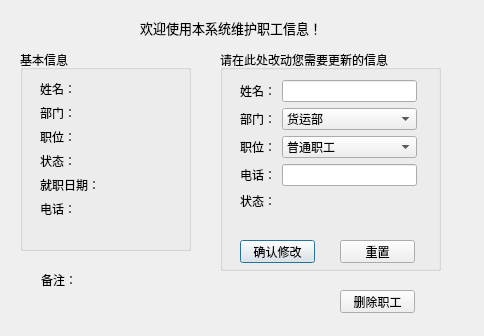
<?xml version="1.0" encoding="UTF-8"?>
<ui version="4.0">
 <class>Sys_Maintain_Staff</class>
 <widget class="QDialog" name="Sys_Maintain_Staff">
  <property name="geometry">
   <rect>
    <x>0</x>
    <y>0</y>
    <width>484</width>
    <height>336</height>
   </rect>
  </property>
  <property name="font">
   <font>
    <family>Microsoft YaHei UI</family>
   </font>
  </property>
  <property name="windowTitle">
   <string>维护职工信息窗口</string>
  </property>
  <widget class="QLabel" name="label">
   <property name="geometry">
    <rect>
     <x>140</x>
     <y>20</y>
     <width>181</width>
     <height>16</height>
    </rect>
   </property>
   <property name="font">
    <font>
     <pointsize>10</pointsize>
    </font>
   </property>
   <property name="text">
    <string>欢迎使用本系统维护职工信息！</string>
   </property>
  </widget>
  <widget class="QGroupBox" name="groupBox">
   <property name="geometry">
    <rect>
     <x>20</x>
     <y>50</y>
     <width>171</width>
     <height>201</height>
    </rect>
   </property>
   <property name="title">
    <string>基本信息</string>
   </property>
   <widget class="QWidget" name="layoutWidget">
    <property name="geometry">
     <rect>
      <x>20</x>
      <y>30</y>
      <width>131</width>
      <height>141</height>
     </rect>
    </property>
    <layout class="QFormLayout" name="formLayout">
     <property name="fieldGrowthPolicy">
      <enum>QFormLayout::AllNonFixedFieldsGrow</enum>
     </property>
     <item row="0" column="0">
      <widget class="QLabel" name="label_2">
       <property name="text">
        <string>姓名：</string>
       </property>
      </widget>
     </item>
     <item row="0" column="1">
      <widget class="QLabel" name="label_9">
       <property name="text">
        <string/>
       </property>
      </widget>
     </item>
     <item row="1" column="0">
      <widget class="QLabel" name="label_3">
       <property name="text">
        <string>部门：</string>
       </property>
      </widget>
     </item>
     <item row="1" column="1">
      <widget class="QLabel" name="label_10">
       <property name="text">
        <string/>
       </property>
      </widget>
     </item>
     <item row="2" column="0">
      <widget class="QLabel" name="label_4">
       <property name="text">
        <string>职位：</string>
       </property>
      </widget>
     </item>
     <item row="2" column="1">
      <widget class="QLabel" name="label_11">
       <property name="text">
        <string/>
       </property>
      </widget>
     </item>
     <item row="3" column="0">
      <widget class="QLabel" name="label_6">
       <property name="text">
        <string>状态：</string>
       </property>
      </widget>
     </item>
     <item row="3" column="1">
      <widget class="QLabel" name="label_12">
       <property name="text">
        <string/>
       </property>
      </widget>
     </item>
     <item row="4" column="0">
      <widget class="QLabel" name="label_7">
       <property name="text">
        <string>就职日期：</string>
       </property>
      </widget>
     </item>
     <item row="4" column="1">
      <widget class="QLabel" name="label_13">
       <property name="text">
        <string/>
       </property>
      </widget>
     </item>
     <item row="5" column="0">
      <widget class="QLabel" name="label_5">
       <property name="text">
        <string>电话：</string>
       </property>
      </widget>
     </item>
     <item row="5" column="1">
      <widget class="QLabel" name="label_14">
       <property name="text">
        <string/>
       </property>
      </widget>
     </item>
    </layout>
   </widget>
  </widget>
  <widget class="QGroupBox" name="groupBox_2">
   <property name="geometry">
    <rect>
     <x>220</x>
     <y>50</y>
     <width>221</width>
     <height>221</height>
    </rect>
   </property>
   <property name="title">
    <string>请在此处改动您需要更新的信息</string>
   </property>
   <widget class="QPushButton" name="pushButton">
    <property name="geometry">
     <rect>
      <x>20</x>
      <y>190</y>
      <width>75</width>
      <height>23</height>
     </rect>
    </property>
    <property name="text">
     <string>确认修改</string>
    </property>
   </widget>
   <widget class="QPushButton" name="pushButton_2">
    <property name="geometry">
     <rect>
      <x>120</x>
      <y>190</y>
      <width>75</width>
      <height>23</height>
     </rect>
    </property>
    <property name="text">
     <string>重置</string>
    </property>
   </widget>
   <widget class="QWidget" name="layoutWidget">
    <property name="geometry">
     <rect>
      <x>20</x>
      <y>30</y>
      <width>177</width>
      <height>158</height>
     </rect>
    </property>
    <layout class="QFormLayout" name="formLayout_2">
     <property name="fieldGrowthPolicy">
      <enum>QFormLayout::AllNonFixedFieldsGrow</enum>
     </property>
     <item row="0" column="0">
      <widget class="QLabel" name="label_16">
       <property name="text">
        <string>姓名：</string>
       </property>
      </widget>
     </item>
     <item row="0" column="1">
      <widget class="QLineEdit" name="lineEdit"/>
     </item>
     <item row="1" column="0">
      <widget class="QLabel" name="label_17">
       <property name="text">
        <string>部门：</string>
       </property>
      </widget>
     </item>
     <item row="1" column="1">
      <widget class="QComboBox" name="comboBox">
       <item>
        <property name="text">
         <string>货运部</string>
        </property>
       </item>
       <item>
        <property name="text">
         <string>仓储部</string>
        </property>
       </item>
      </widget>
     </item>
     <item row="2" column="0">
      <widget class="QLabel" name="label_18">
       <property name="text">
        <string>职位：</string>
       </property>
      </widget>
     </item>
     <item row="2" column="1">
      <widget class="QComboBox" name="comboBox_2">
       <item>
        <property name="text">
         <string>普通职工</string>
        </property>
       </item>
       <item>
        <property name="text">
         <string>部门经理</string>
        </property>
       </item>
       <item>
        <property name="text">
         <string>经理秘书</string>
        </property>
       </item>
      </widget>
     </item>
     <item row="3" column="0">
      <widget class="QLabel" name="label_19">
       <property name="text">
        <string>电话：</string>
       </property>
      </widget>
     </item>
     <item row="3" column="1">
      <widget class="QLineEdit" name="lineEdit_2"/>
     </item>
     <item row="4" column="0">
      <widget class="QLabel" name="label_20">
       <property name="text">
        <string>状态：</string>
       </property>
      </widget>
     </item>
     <item row="4" column="1">
      <widget class="QLabel" name="label_21">
       <property name="text">
        <string/>
       </property>
      </widget>
     </item>
     <item row="5" column="1">
      <widget class="QLabel" name="label_22">
       <property name="text">
        <string/>
       </property>
      </widget>
     </item>
    </layout>
   </widget>
  </widget>
  <widget class="QLabel" name="label_8">
   <property name="geometry">
    <rect>
     <x>41</x>
     <y>271</y>
     <width>36</width>
     <height>17</height>
    </rect>
   </property>
   <property name="text">
    <string>备注：</string>
   </property>
  </widget>
  <widget class="QPushButton" name="pushButton_3">
   <property name="geometry">
    <rect>
     <x>340</x>
     <y>290</y>
     <width>75</width>
     <height>23</height>
    </rect>
   </property>
   <property name="text">
    <string>删除职工</string>
   </property>
  </widget>
  <widget class="QLabel" name="label_15">
   <property name="geometry">
    <rect>
     <x>83</x>
     <y>271</y>
     <width>55</width>
     <height>17</height>
    </rect>
   </property>
   <property name="text">
    <string/>
   </property>
   <property name="wordWrap">
    <bool>true</bool>
   </property>
  </widget>
 </widget>
 <resources/>
 <connections/>
</ui>
